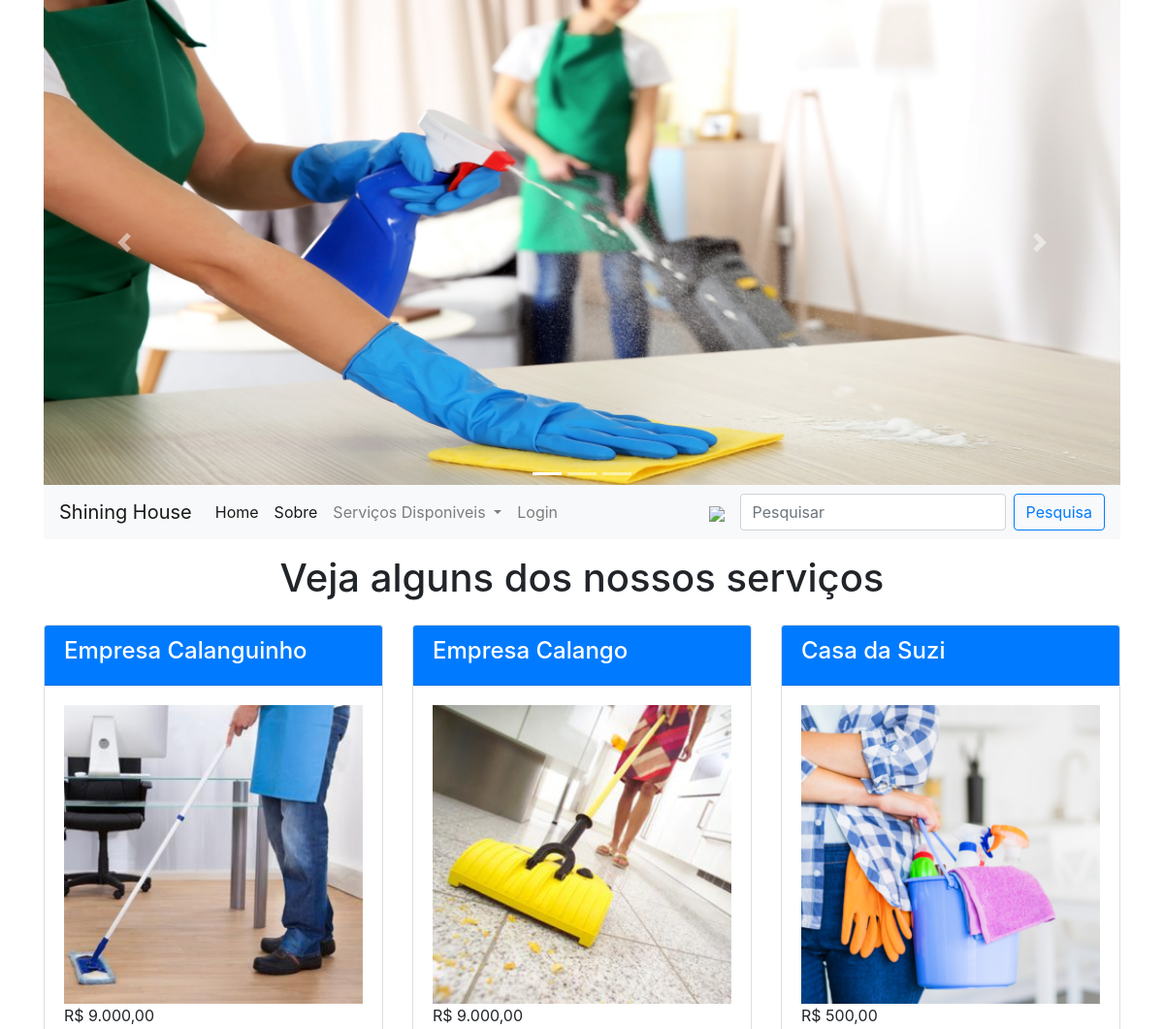
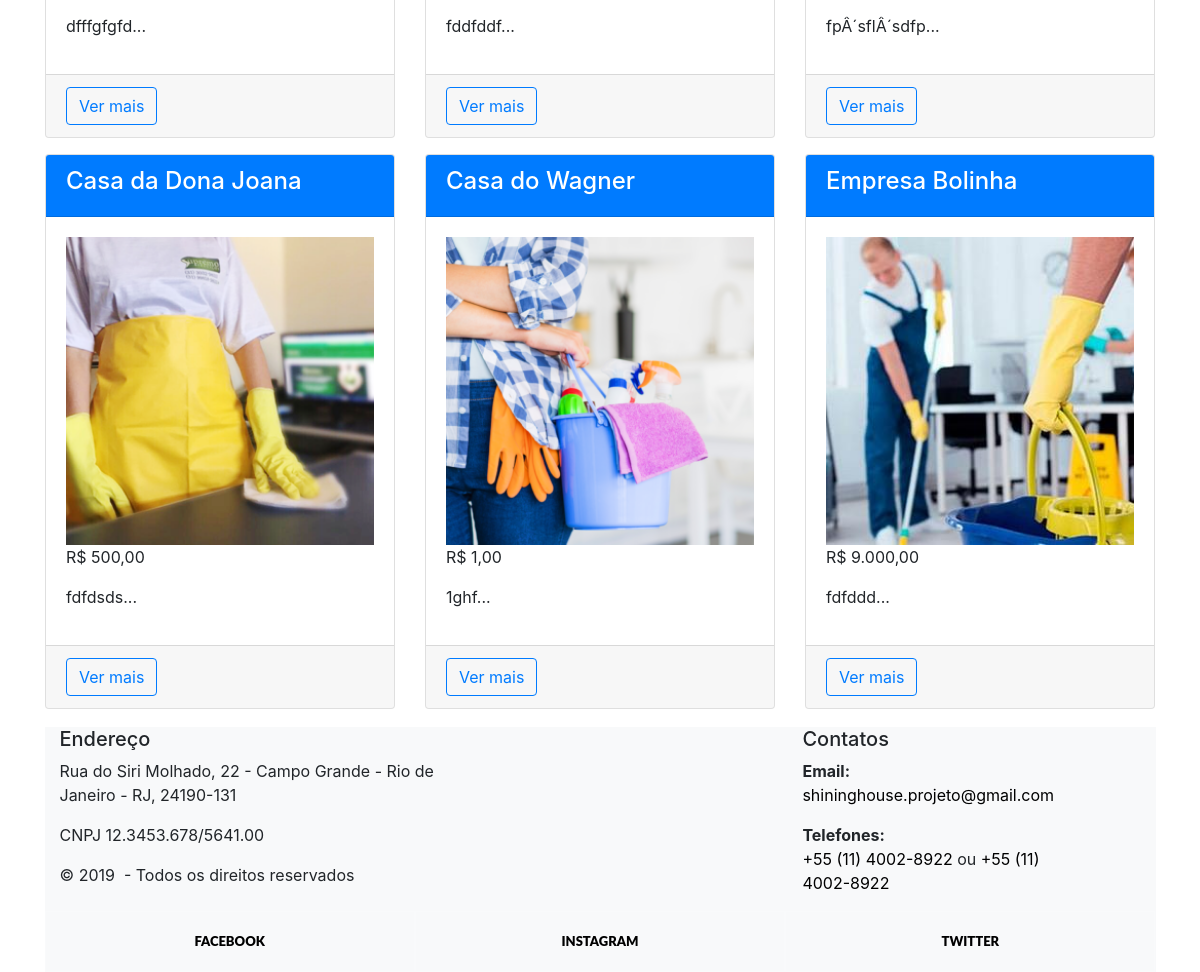
The page / on the database its author committed (2 pictures, top to bottom).
### tables this page shows
CREATE TABLE `produto` (
  `idproduto` int(11) NOT NULL,
  `titulo` varchar(50) NOT NULL,
  `descricao` longtext NOT NULL,
  `preco` float NOT NULL,
  `totalavaliacao` int(11) NOT NULL,
  `somaavaliacao` int(11) NOT NULL,
  `imagem` varchar(50) NOT NULL,
  `categoria` varchar(30) NOT NULL
);

### index.php (the view, shortened to what this page needs)
<?php
  include "anterior.php";
?>
<h1 class="text-center mt-3">Veja alguns dos nossos serviços</h1>
<div class="row">
  <?php
    include "banco.php";
    $query = "select * from produto order by rand() limit 12";
    $exec = mysqli_query($con, $query);
    while($p = mysqli_fetch_array($exec)){
      $titulo = $p['titulo'];
      $iproduto = $p['idproduto'];
      $preco = $p['preco'];
      $preco = number_format($preco, 2,',','.');
      $imagem = $p['imagem'];
      $descricao = $p['descricao'];
      $descricao = substr($descricao,0,50);
      echo "
       <div class='col-xs-12 col-md-6 col-lg-4 mt-3'>
           <div class='card'>
               <div class='card-header bg-primary text-white'>
               <h4>$titulo</h4>
           </div>
           <div class='card-body'>
               <img src='produtos/$imagem' style='width:100%' />
               <p>R$ $preco </p>
               <p>$descricao...</p>
           </div>
           <div class='card-footer'>
               <a href='produto.php?id=$iproduto' class='btn btn-outline-primary'>
               Ver mais
               </a>
               <!--- <a href='carrinho.php?id=$iproduto' class='btn btn-outline-danger'>
               Adicionar ao carrinho
               </a> --->
            </div>
          </div>
       </div>
      ";
    }
  ?>
<?php
  include "posterior.php";
?>

### rodape.php (style rules this page uses)
.context-dark, .bg-gray-dark, .bg-primary { color: rgba(255, 255, 255, 0.8); }

### rows shown on the page
produto: titulo "Empresa Calanguinho", imagem (picture), preco "9.000,00", descricao "dfffgfgfd"
produto: titulo "Empresa Calango", imagem (picture), preco "9.000,00", descricao "fddfddf"
produto: titulo "Casa da Suzi", imagem (picture), preco "500,00", descricao "fpÂ´sflÂ´sdfp"
produto: titulo "Casa da Dona Joana", imagem (picture), preco "500,00", descricao "fdfdsds"
produto: titulo "Casa do Wagner", imagem (picture), preco "1,00", descricao "1ghf"
produto: titulo "Empresa Bolinha", imagem (picture), preco "9.000,00", descricao "fdfddd"
